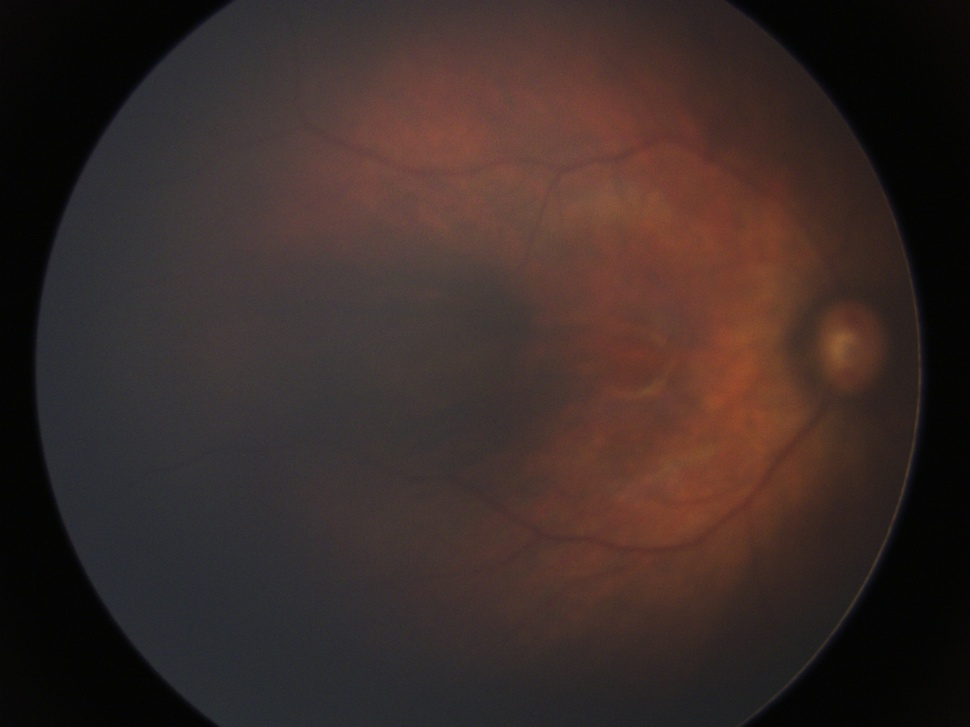
#> input picture images/test.jpg, 970 x 727 px, shrunk from 1600 x 1200 before the run
$ python -i calculate_statistics.py   (imports and definitions only)
#> lines starting #> are read from the running program, lines starting #| are printed output that depends on the picture; after the words box and inside, x2 and y2 are one past the last pixel; in counts of white or black regions, pixels touching at a corner belong together
#!/usr/bin/env python3
# This script extracts image statistics

import cv2
import os
from PIL import Image
import numpy as np
from pathlib import Path


def calculate_statistics(image, window_size=3):
    '''
    image -> the result of cv2.imread result OR filename
    '''
#> called with image = 'images/test.jpg', window_size = 3
    # Load image if filename is passed
    if isinstance(image, (str, Path)):
        image = cv2.imread(image)
#> image is the input picture: shape (727, 970, 3); mean B, G, R 39.9, 43.1, 58
    # --- Create Mask --- #
    gray = cv2.cvtColor(image, cv2.COLOR_BGR2GRAY)
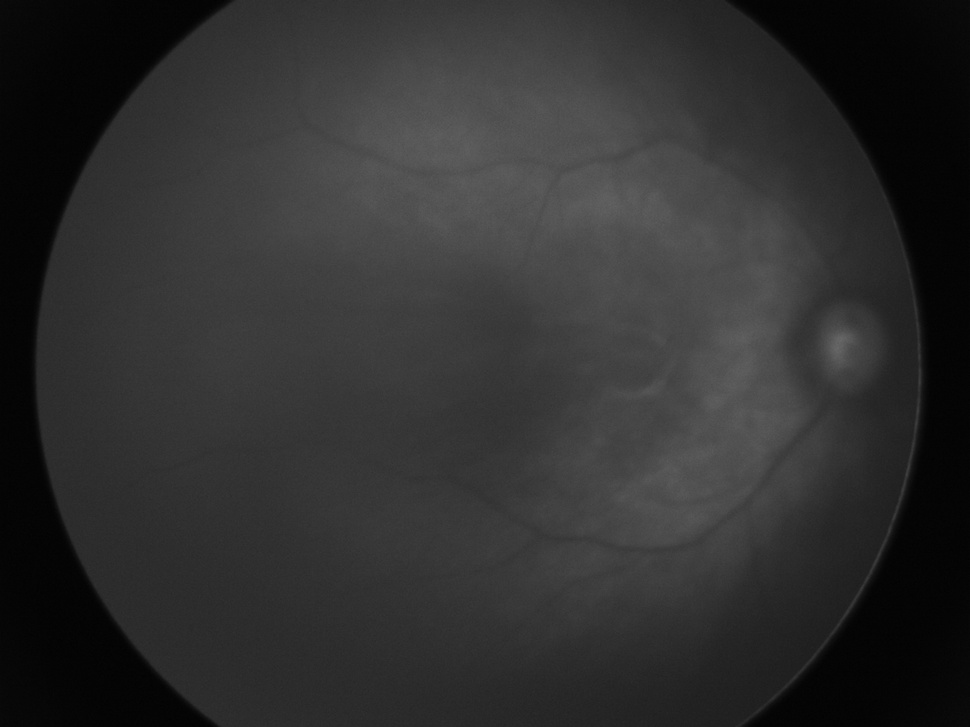
#> gray: shape (727, 970); min 1, max 104, mean 47.2
    blurred_image = cv2.GaussianBlur(gray, (5, 5), 0)
    _, binary_image = cv2.threshold(blurred_image, 45, 255, cv2.THRESH_BINARY)
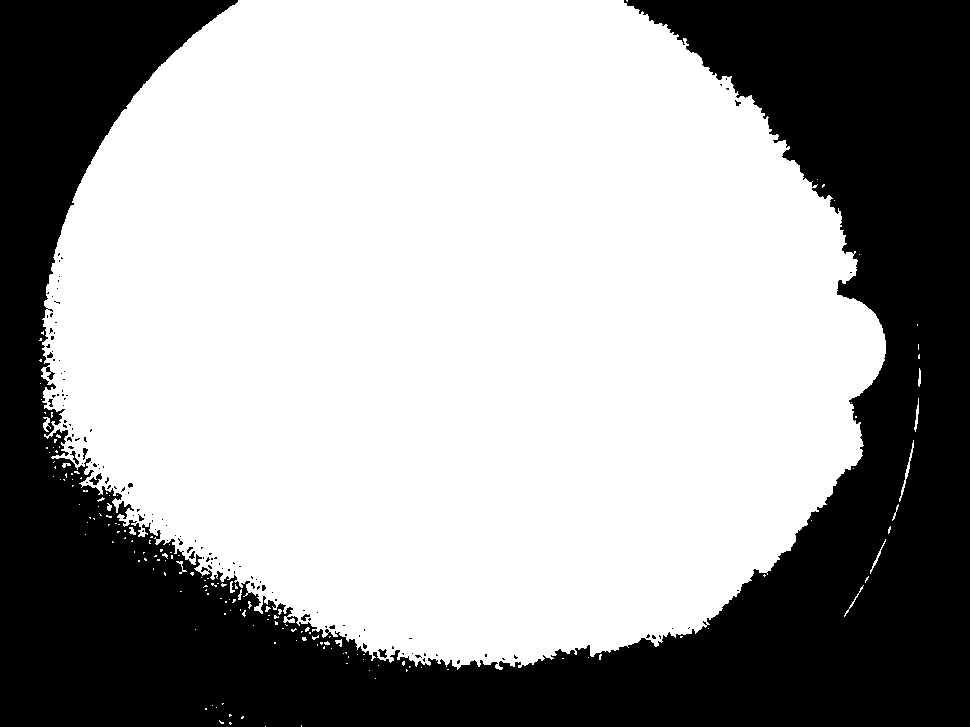
#> binary_image: shape (727, 970); 62.6% white; 133 black regions (123 under 20 px)
    contours, _ = cv2.findContours(binary_image, cv2.RETR_EXTERNAL, cv2.CHAIN_APPROX_SIMPLE)
#> contours = 168 contours, 160 with area under 20; largest, box (x1, y1, x2, y2) and area: (41, 0, 886, 670) 439392, (899, 440, 914, 502) 70, (43, 417, 51, 432) 40, (914, 398, 919, 432) 36, (870, 539, 886, 574) 32, (844, 585, 864, 617) 23, (129, 527, 136, 535) 22, (918, 368, 921, 387) 21
    mask = np.zeros_like(gray)
    # Draw the contours on the mask with white color
    mask = cv2.drawContours(mask, contours, -1, (255), thickness=cv2.FILLED)
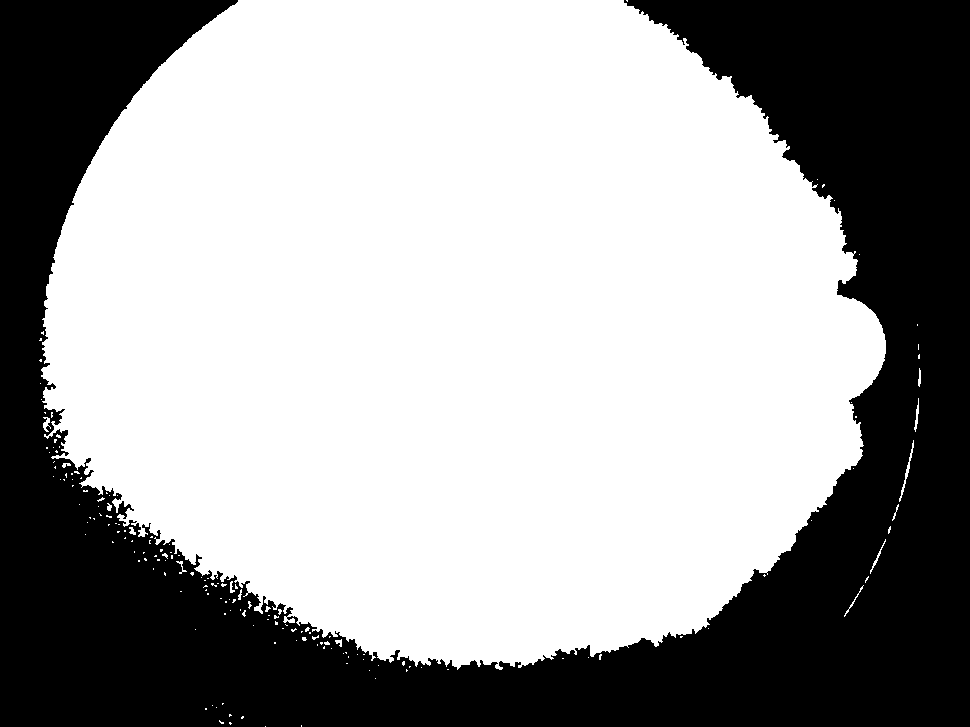
#> mask: shape (727, 970); 62.8% white; 1 black region, box (x1, y1, x2, y2) and area: (0, 0, 970, 727) 262530
    # --- End of Create Mask --- #

    image_data = np.array(image)
    mask_data = np.array(mask) // 255
    # Calculate Contrast Index
    white = 255
    sum_min = 0
    sum_max = 0
    number_of_windows = 0

    image_bak, mask_bak = image, mask
    image, mask = np.array(image), np.array(mask)
    # Iterate over the image by windows of the specified size
    for row in range(0, image.shape[0], window_size):
        for col in range(0, image.shape[1], window_size):
            # Ensure that we don't exceed image dimensions
            end_row = min(row + window_size, image.shape[0])
            end_col = min(col + window_size, image.shape[1])

            image_window = image[row:end_row, col:end_col]
            mask_window = mask[row:end_row, col:end_col]

            # Consider only pixels that are white in the mask
            valid_pixels = image_window[mask_window == white]

            # If there are no valid pixels in this window, skip to the next
            if valid_pixels.size == 0:
                continue

            # Calculate minimum and maximum intensity values of valid pixels
            Imin = np.min(valid_pixels)
            Imax = np.max(valid_pixels)

            sum_min += Imin
            sum_max += Imax

            number_of_windows += 1
#> after the loop, number_of_windows = 50025; sum_max = 4042649; sum_min = 2418148

    # Calculate average min and max intensity values
    B = sum_min / number_of_windows if number_of_windows else 0
#> B = 48.34
    R = sum_max / number_of_windows if number_of_windows else 0
#> R = 80.81

    contrast_index = (R - B) / (R + B)
#> contrast_index = 0.251

    # Calculate other stats...
    image, mask = image_bak, mask_bak
    # Ensure that the mask and image dimensions are consistent
    if mask_data.shape != image_data.shape[:2]:
        raise ValueError("The dimensions of the mask do not match the dimensions of the image.")

    output_statistics = {}

    for channel, color in zip(range(3), ['red', 'green', 'blue']):

        channel_data = image_data[:, :, channel] * mask_data

        # We should only consider non-zero elements (non-masked areas)
        masked_channel_data = channel_data[channel_data != 0]

        # Calculate the mode, standard deviation, and average for masked_channel_data
        if masked_channel_data.size > 0:
            unique_values, counts = np.unique(masked_channel_data, return_counts=True)
            mode_intensity = unique_values[np.argmax(counts)]
            mode_frequency = np.max(counts)

            frequency_average = np.mean(counts)
            frequency_std_dev = np.std(counts)

            average_intensity = np.mean(masked_channel_data)
            std_dev_intensity = np.std(masked_channel_data)

            output_statistics[color] = {
                'mode_intensity': mode_intensity,
                'mode_frequency': mode_frequency,
                'frequency_average': frequency_average,
                'frequency_std_dev': frequency_std_dev,
                'intensity_average': average_intensity,
                'standard_deviation': std_dev_intensity,
                'contrast_index': contrast_index
            }
        else:
            output_statistics[color] = {
                'mode_intensity': None,
                'mode_frequency': None,
                'frequency_average': None,
                'frequency_std_dev': None,
                'intensity_average': None,
                'standard_deviation': None,
                'contrast_index': None
            }
#> this loop made 3 passes
#> (mode_intensity, mode_frequency, frequency_average, frequency_std_dev, average_intensity, std_dev_intensity) on passes 1 to 3: (52, 25913, 9418.3, 8123, 51.31, 7.51), (53, 23090, 7377.7, 7582.2, 56.51, 8.45), (67, 10311, 3952.3, 2877.9, 78.67, 24.19)
#> pass 1, in calculate_statistics, `channel_data = image_data[:, :, channel] * mask_data`:
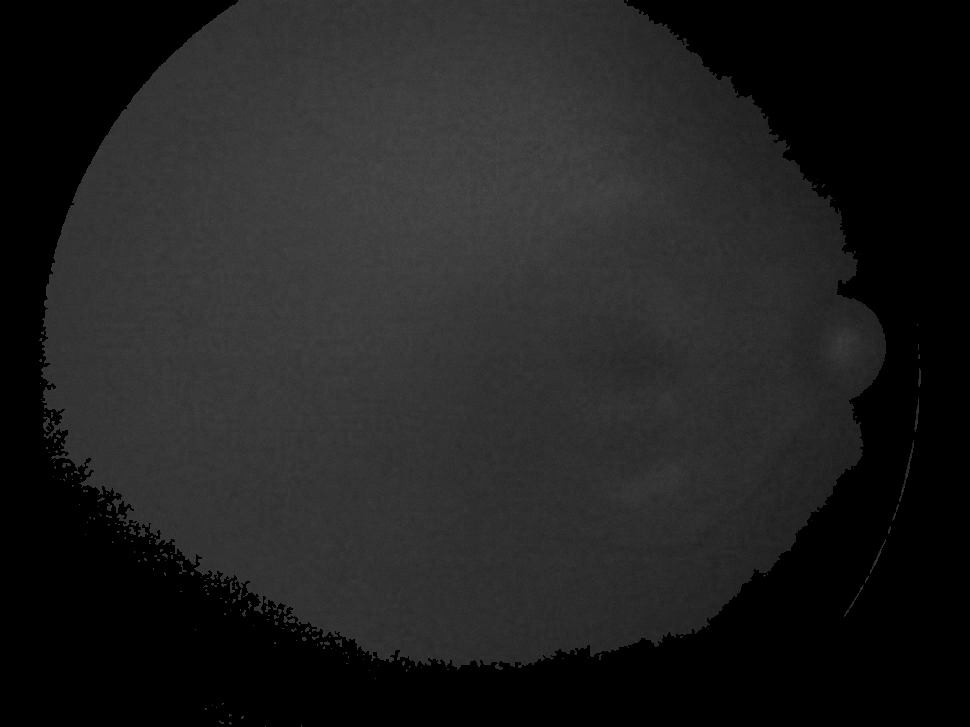
#> channel_data: shape (727, 970); min 0, max 73, mean 32.2
#> pass 2, in calculate_statistics, `channel_data = image_data[:, :, channel] * mask_data`:
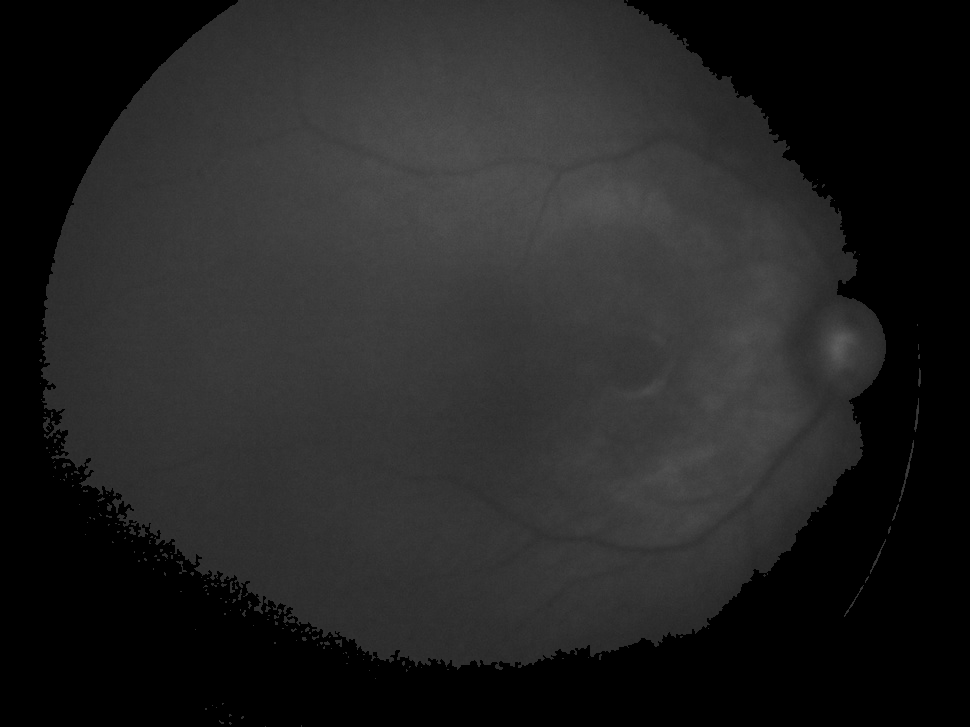
#> channel_data: shape (727, 970); min 0, max 95, mean 35.5
#> pass 3, in calculate_statistics, `channel_data = image_data[:, :, channel] * mask_data`:
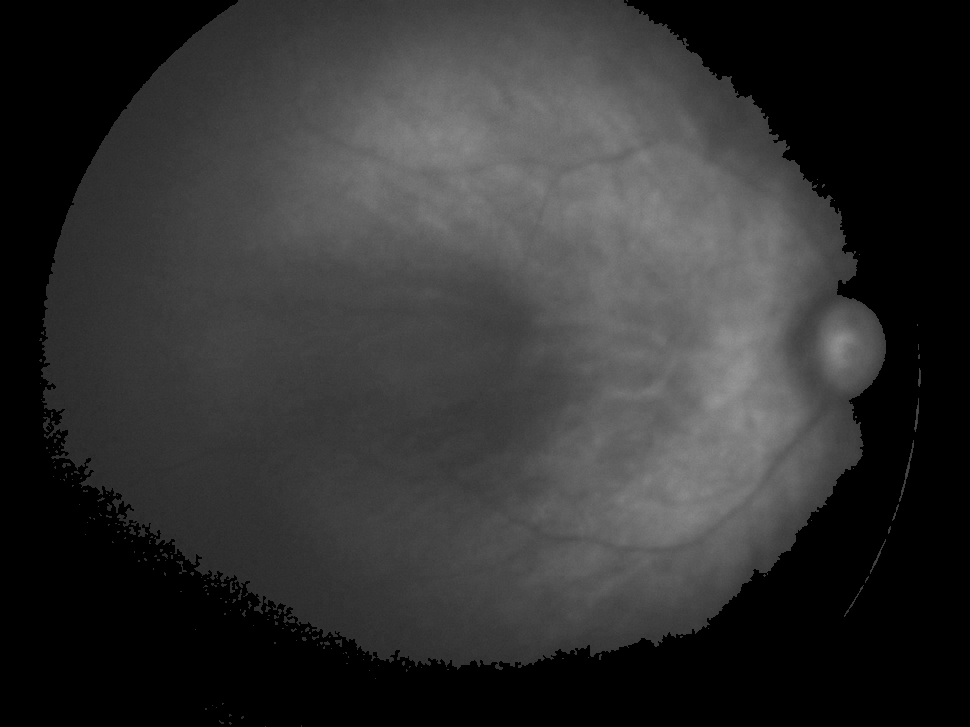
#> channel_data: shape (727, 970); min 0, max 150, mean 49.4
#> after the loop, output_statistics = 3 items

    return output_statistics

>>> result = calculate_statistics('images/test.jpg')
#> result = 3 items
